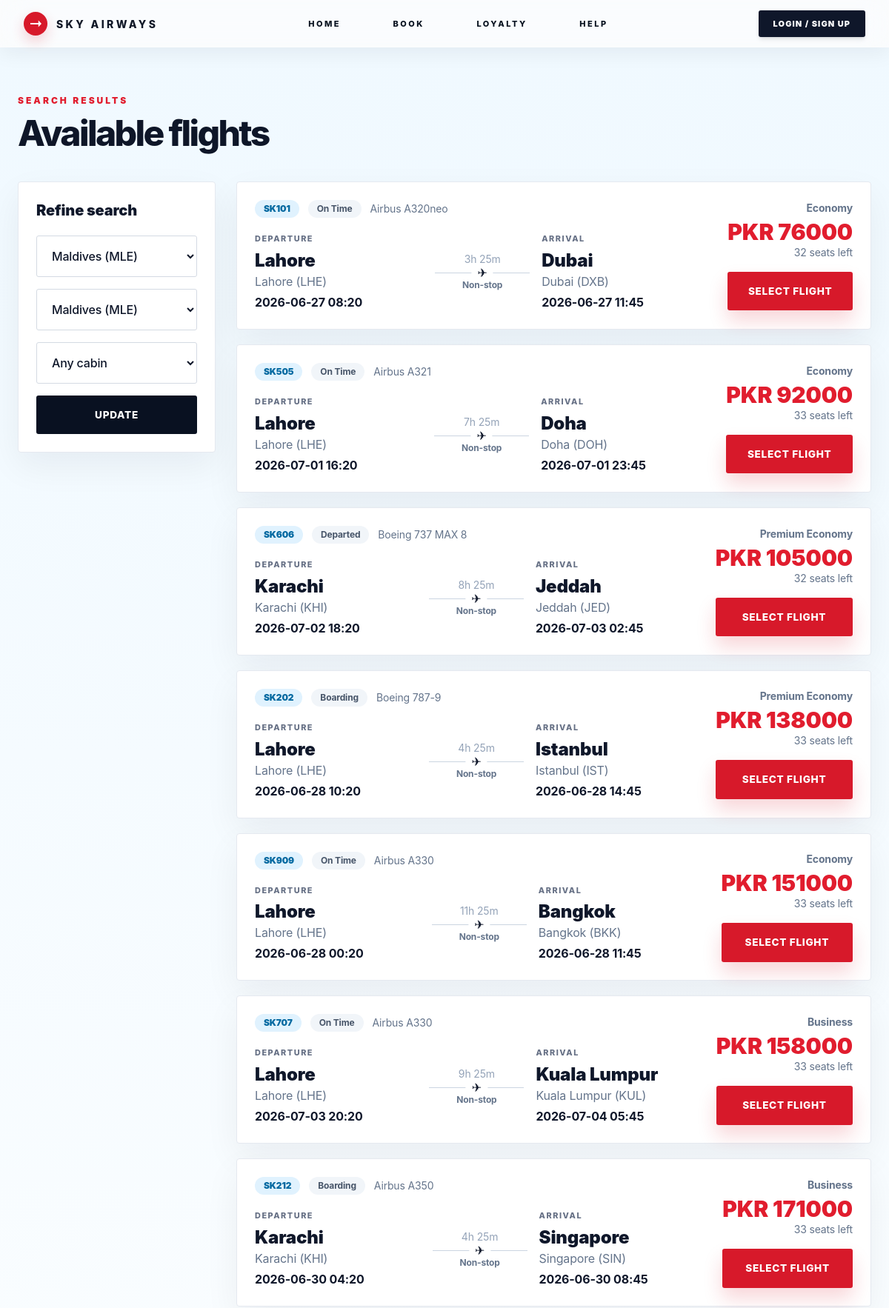
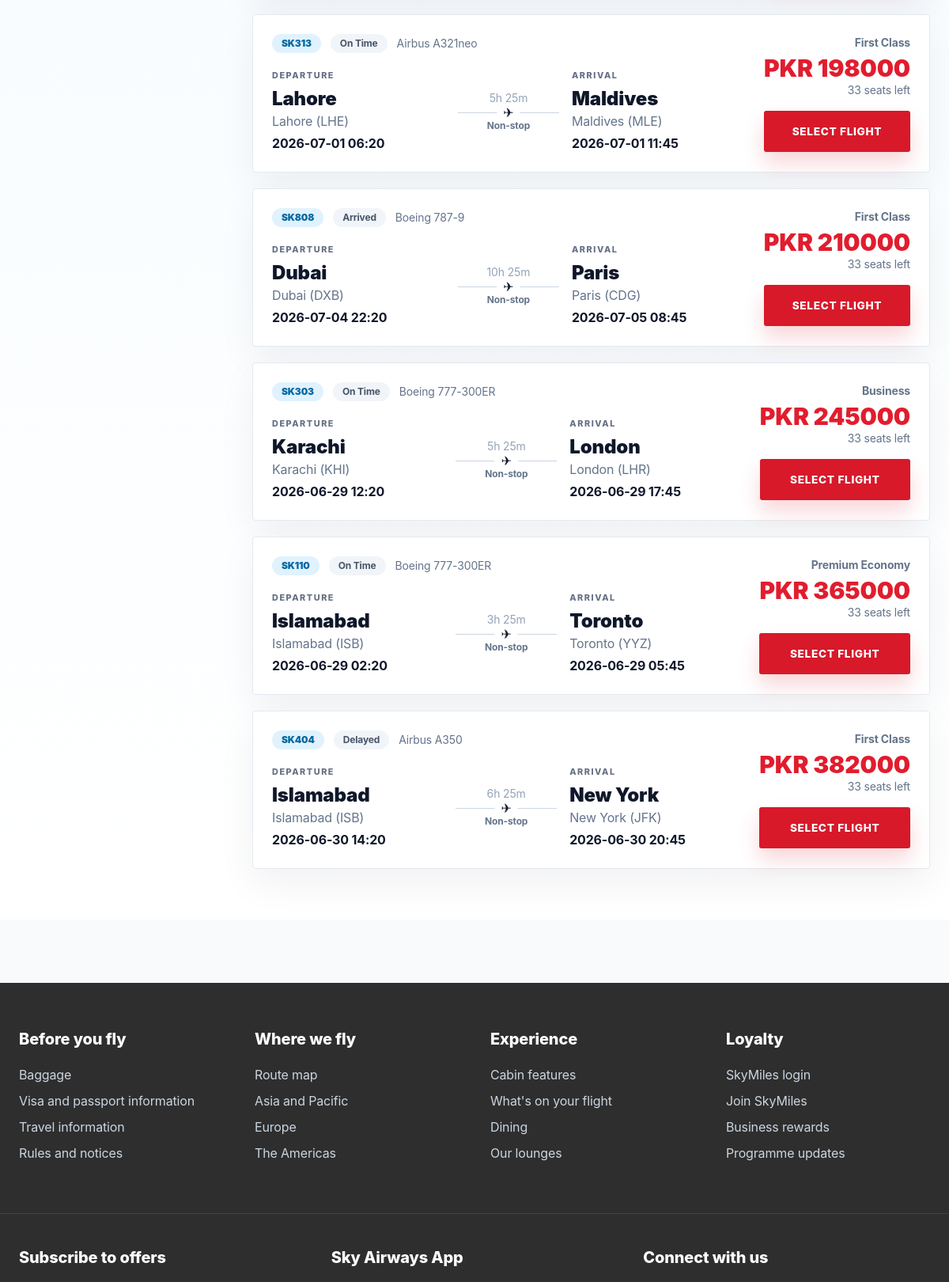
The page /flights (upper part) on the database its author committed (2 pictures, top to bottom).
### tables this page shows
CREATE TABLE flights (
            id INTEGER PRIMARY KEY AUTOINCREMENT,
            flight_number TEXT UNIQUE NOT NULL,
            departure_airport TEXT NOT NULL,
            arrival_airport TEXT NOT NULL,
            departure_city TEXT NOT NULL,
            arrival_city TEXT NOT NULL,
            departure_time TEXT NOT NULL,
            arrival_time TEXT NOT NULL,
            duration TEXT NOT NULL,
            aircraft_type TEXT NOT NULL,
            cabin_class TEXT NOT NULL,
            total_seats INTEGER NOT NULL,
            available_seats INTEGER NOT NULL,
            fare REAL NOT NULL,
            status TEXT DEFAULT 'On Time'
        );

### app.py (the view)
@app.route("/flights")
def flights():
    depart = request.args.get("from") or request.args.get("departure") or ""
    arrive = request.args.get("to") or request.args.get("arrival") or ""
    cabin = request.args.get("cabin", "")
    sql = "SELECT * FROM flights WHERE 1=1"
    args = []
    if depart:
        sql += " AND departure_airport LIKE ?"
        args.append(f"%{depart}%")
    if arrive:
        sql += " AND arrival_airport LIKE ?"
        args.append(f"%{arrive}%")
    if cabin:
        sql += " AND cabin_class LIKE ?"
        args.append(f"%{cabin}%")
    sql += " ORDER BY fare ASC"
    results = query(sql, args)
    if not results:
        results = query("SELECT * FROM flights ORDER BY fare ASC LIMIT 8")
    return render_template("flights.html", flights=results, search={"from": depart, "to": arrive, "cabin": cabin})

### app.py (called while the page is built)
def get_db():
    if "db" not in g:
        g.db = sqlite3.connect(DB_PATH)
        g.db.row_factory = sqlite3.Row
    return g.db

def query(sql, args=(), one=False):
    cur = get_db().execute(sql, args)
    rows = cur.fetchall()
    cur.close()
    return (rows[0] if rows else None) if one else rows

def current_user():
    if session.get("user_id"):
        return query("SELECT * FROM users WHERE id = ?", (session["user_id"],), one=True)
    return None

@app.context_processor
def inject_globals():
    return {"user": current_user(), "airports": AIRPORTS, "now": datetime.now()}

@app.before_request
def ensure_db():
    init_db()

### templates/flights.html (shortened to what this page needs)
{% extends 'base.html' %}
{% block content %}
<section class="bg-gradient-to-b from-sky-50 to-white py-16 px-6">
  <div class="max-w-7xl mx-auto">
    <p class="text-accent font-black uppercase tracking-[.25em] text-xs">Search results</p><h1 class="section-title mt-3">Available flights</h1>
    <div class="grid lg:grid-cols-4 gap-7 mt-10">
      <aside class="premium-card p-6 h-fit"><h3 class="font-black text-xl">Refine search</h3><form action="{{ url_for('flights') }}" class="space-y-4 mt-5"><select name="from" class="form-field">{% for a in airports %}<option {{ 'selected' if search.from in a }}>{{ a }}</option>{% endfor %}</select><select name="to" class="form-field">{% for a in airports %}<option {{ 'selected' if search.to in a }}>{{ a }}</option>{% endfor %}</select><select name="cabin" class="form-field"><option value="">Any cabin</option><option>Economy</option><option>Premium Economy</option><option>Business</option><option>First Class</option></select><button class="btn-dark w-full">Update</button></form></aside>
      <div class="lg:col-span-3 space-y-5">
      {% for f in flights %}
        <div class="premium-card p-6 grid md:grid-cols-[1fr_auto] gap-6 items-center">
          <div><div class="flex flex-wrap gap-3 items-center"><span class="px-3 py-1 rounded-full bg-sky-100 text-sky-700 text-xs font-black">{{ f.flight_number }}</span><span class="px-3 py-1 rounded-full bg-slate-100 text-slate-600 text-xs font-bold">{{ f.status }}</span><span class="text-sm text-slate-500">{{ f.aircraft_type }}</span></div>
            <div class="mt-5 grid sm:grid-cols-[1fr_auto_1fr] gap-4 items-center"><div><p class="label">Departure</p><h3 class="text-2xl font-black">{{ f.departure_city }}</h3><p class="text-slate-500">{{ f.departure_airport }}</p><p class="font-bold mt-1">{{ f.departure_time }}</p></div><div class="text-center"><p class="text-slate-400 text-sm">{{ f.duration }}</p><div class="w-32 h-px bg-slate-300 my-2 relative"><span class="absolute -top-3 left-1/2 -translate-x-1/2 bg-white px-2">✈</span></div><p class="text-xs font-bold text-slate-500">Non-stop</p></div><div><p class="label">Arrival</p><h3 class="text-2xl font-black">{{ f.arrival_city }}</h3><p class="text-slate-500">{{ f.arrival_airport }}</p><p class="font-bold mt-1">{{ f.arrival_time }}</p></div></div>
          </div>
          <div class="md:text-right"><p class="text-sm text-slate-500 font-bold">{{ f.cabin_class }}</p><p class="text-3xl font-black text-accent mt-1">PKR {{ '%.0f'|format(f.fare) }}</p><p class="text-sm text-slate-500 mb-4">{{ f.available_seats }} seats left</p><a class="btn-primary w-full" href="{{ url_for('select_flight', flight_id=f.id) }}">Select Flight</a></div>
        </div>
      {% endfor %}
      </div>
    </div>
  </div>
</section>
{% endblock %}

### static/css/app.css (style rules this page uses)
:root { --navy:#07111f; --ink:#101624; --muted:#667085; --accent:#d7192a; --sky:#dff4ff; --line:#e6eaf0; }
* { box-sizing:border-box; }
html, body { font-family:'Manrope',ui-sans-serif,system-ui,-apple-system,BlinkMacSystemFont,'Segoe UI',sans-serif; color:var(--ink); background:#f6f8fb; }
body { letter-spacing:-.01em; }
.btn-primary { display:inline-flex; align-items:center; justify-content:center; gap:.6rem; border-radius:3px; background:var(--accent); color:white; font-weight:800; padding:1rem 1.35rem; box-shadow:0 14px 26px rgba(215,25,42,.18); transition:.2s; text-transform:uppercase; letter-spacing:.05em; font-size:.85rem; }
.btn-dark { display:inline-flex; align-items:center; justify-content:center; border-radius:3px; background:#091121; color:white; font-weight:800; padding:1rem 1.35rem; transition:.2s; text-transform:uppercase; letter-spacing:.05em; font-size:.85rem; }
.form-field { width:100%; border:1px solid #d4dae3; background:rgba(255,255,255,.94); border-radius:3px; padding:1rem 1rem; outline:none; transition:.2s; font-weight:500; min-height:54px; }
.label { font-size:.68rem; font-weight:800; letter-spacing:.14em; text-transform:uppercase; color:#667085; margin-bottom:.35rem; display:block; }
.section-title { font-weight:800; font-size:clamp(2.05rem,4vw,3.45rem); letter-spacing:-.055em; line-height:1.02; color:#0e1628; }
.premium-card { background:white; border:1px solid #e5e9f0; border-radius:4px; box-shadow:0 18px 48px rgba(15,23,42,.06); transition:.22s; }

### rows shown on the page
flights: flight_number "SK101", status "On Time", aircraft_type "Airbus A320neo", departure_city "Lahore", departure_airport "Lahore (LHE)", departure_time "2026-06-27 08:20", duration "3h 25m", arrival_city "Dubai", arrival_airport "Dubai (DXB)", arrival_time "2026-06-27 11:45", cabin_class "Economy", fare "76000", available_seats "32"
flights: flight_number "SK505", status "On Time", aircraft_type "Airbus A321", departure_city "Lahore", departure_airport "Lahore (LHE)", departure_time "2026-07-01 16:20", duration "7h 25m", arrival_city "Doha", arrival_airport "Doha (DOH)", arrival_time "2026-07-01 23:45", cabin_class "Economy", fare "92000", available_seats "33"
flights: flight_number "SK606", status "Departed", aircraft_type "Boeing 737 MAX 8", departure_city "Karachi", departure_airport "Karachi (KHI)", departure_time "2026-07-02 18:20", duration "8h 25m", arrival_city "Jeddah", arrival_airport "Jeddah (JED)", arrival_time "2026-07-03 02:45", cabin_class "Premium Economy", fare "105000", available_seats "32"
flights: flight_number "SK202", status "Boarding", aircraft_type "Boeing 787-9", departure_city "Lahore", departure_airport "Lahore (LHE)", departure_time "2026-06-28 10:20", duration "4h 25m", arrival_city "Istanbul", arrival_airport "Istanbul (IST)", arrival_time "2026-06-28 14:45", cabin_class "Premium Economy", fare "138000", available_seats "33"
flights: flight_number "SK909", status "On Time", aircraft_type "Airbus A330", departure_city "Lahore", departure_airport "Lahore (LHE)", departure_time "2026-06-28 00:20", duration "11h 25m", arrival_city "Bangkok", arrival_airport "Bangkok (BKK)", arrival_time "2026-06-28 11:45", cabin_class "Economy", fare "151000", available_seats "33"
flights: flight_number "SK707", status "On Time", aircraft_type "Airbus A330", departure_city "Lahore", departure_airport "Lahore (LHE)", departure_time "2026-07-03 20:20", duration "9h 25m", arrival_city "Kuala Lumpur", arrival_airport "Kuala Lumpur (KUL)", arrival_time "2026-07-04 05:45", cabin_class "Business", fare "158000", available_seats "33"
flights: flight_number "SK212", status "Boarding", aircraft_type "Airbus A350", departure_city "Karachi", departure_airport "Karachi (KHI)", departure_time "2026-06-30 04:20", duration "4h 25m", arrival_city "Singapore", arrival_airport "Singapore (SIN)", arrival_time "2026-06-30 08:45", cabin_class "Business", fare "171000", available_seats "33"
flights: flight_number "SK313", status "On Time", aircraft_type "Airbus A321neo", departure_city "Lahore", departure_airport "Lahore (LHE)", departure_time "2026-07-01 06:20", duration "5h 25m", arrival_city "Maldives", arrival_airport "Maldives (MLE)", arrival_time "2026-07-01 11:45", cabin_class "First Class", fare "198000", available_seats "33"
flights: flight_number "SK808", status "Arrived", aircraft_type "Boeing 787-9", departure_city "Dubai", departure_airport "Dubai (DXB)", departure_time "2026-07-04 22:20", duration "10h 25m", arrival_city "Paris", arrival_airport "Paris (CDG)", arrival_time "2026-07-05 08:45", cabin_class "First Class", fare "210000", available_seats "33"
flights: flight_number "SK303", status "On Time", aircraft_type "Boeing 777-300ER", departure_city "Karachi", departure_airport "Karachi (KHI)", departure_time "2026-06-29 12:20", duration "5h 25m", arrival_city "London", arrival_airport "London (LHR)", arrival_time "2026-06-29 17:45", cabin_class "Business", fare "245000", available_seats "33"
flights: flight_number "SK110", status "On Time", aircraft_type "Boeing 777-300ER", departure_city "Islamabad", departure_airport "Islamabad (ISB)", departure_time "2026-06-29 02:20", duration "3h 25m", arrival_city "Toronto", arrival_airport "Toronto (YYZ)", arrival_time "2026-06-29 05:45", cabin_class "Premium Economy", fare "365000", available_seats "33"
flights: flight_number "SK404", status "Delayed", aircraft_type "Airbus A350", departure_city "Islamabad", departure_airport "Islamabad (ISB)", departure_time "2026-06-30 14:20", duration "6h 25m", arrival_city "New York", arrival_airport "New York (JFK)", arrival_time "2026-06-30 20:45", cabin_class "First Class", fare "382000", available_seats "33"

### other values the page prints
form field from "Maldives (MLE)"
form field to "Maldives (MLE)"
